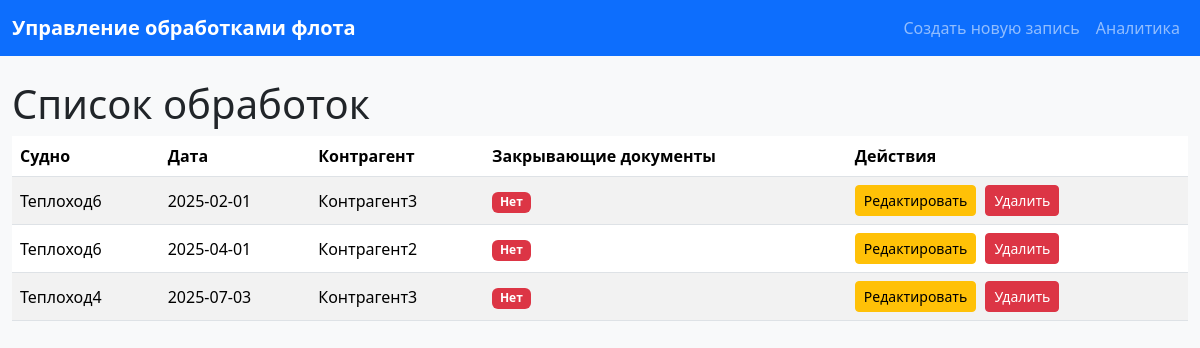
Before: / with the older database file.
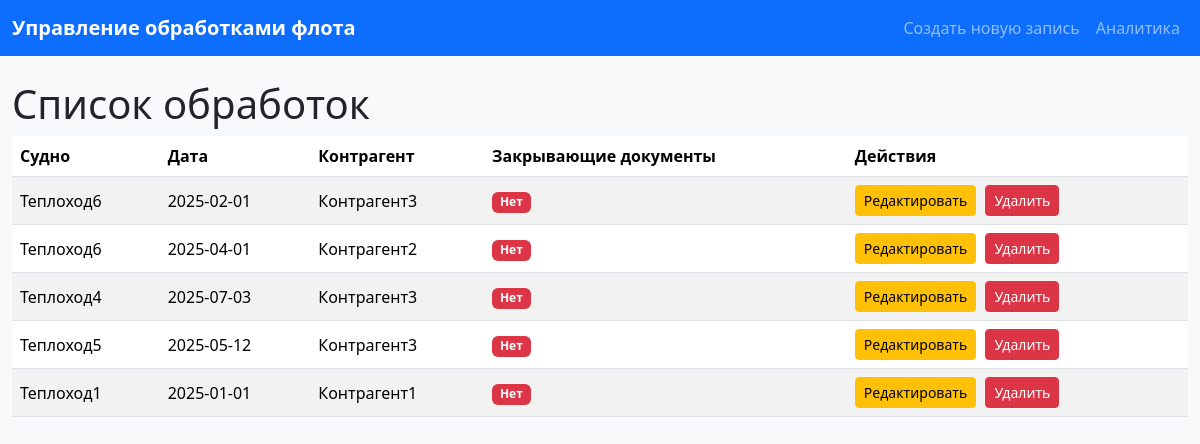
After: the same page with the newer database file.
### main.py (models this page shows)
class Operation(Base):
    __tablename__ = "operations"
    id = Column(Integer, primary_key=True, index=True)
    ship_id = Column(Integer, ForeignKey("ships.id"))
    port_id = Column(Integer, ForeignKey("ports.id"))
    contractor_id = Column(Integer, ForeignKey("contractors.id"))
    date = Column(Date)
    has_documents = Column(Boolean, default=False)
    ship = relationship("Ship")
    port = relationship("Port")
    contractor = relationship("Contractor")
    pollutants = relationship("OperationPollutant", back_populates="operation", cascade="all, delete-orphan")

class Ship(Base):
    __tablename__ = "ships"
    id = Column(Integer, primary_key=True, index=True)
    name = Column(String, unique=True, index=True)

class Contractor(Base):
    __tablename__ = "contractors"
    id = Column(Integer, primary_key=True, index=True)
    name = Column(String, unique=True, index=True)

### main.py (the view)
@app.get("/", response_class=HTMLResponse)
async def list_operations(request: Request, db: Session = Depends(get_db)):
    operations = db.query(Operation).all()
    return templates.TemplateResponse("list.html", {"request": request, "operations": operations})

### templates/list.html (shortened to what this page needs)
<!DOCTYPE html>
<html lang="ru">
<head>
    <link href="https://cdn.jsdelivr.net/npm/bootstrap@5.3.3/dist/css/bootstrap.min.css" rel="stylesheet">
    <link href="/static/styles.css" rel="stylesheet">
</head>
<body>
    <nav class="navbar navbar-expand-lg navbar-dark bg-primary">
        <div class="container">
            <a class="navbar-brand" href="/">Управление обработками флота</a>
            <div class="navbar-nav">
                <a class="nav-link" href="/create">Создать новую запись</a>
                <a class="nav-link" href="/analytics">Аналитика</a>
            </div>
        </div>
    </nav>
    <div class="container mt-4">
        <h1>Список обработок</h1>
        <table class="table table-striped table-hover">
            <thead>
                <tr>
                    <th>Судно</th>
                    <th>Дата</th>
                    <th>Контрагент</th>
                    <th>Закрывающие документы</th>
                    <th>Действия</th>
                </tr>
            </thead>
            <tbody>
                {% for op in operations %}
                <tr style="cursor: pointer;" onclick="fetchOperationDetails({{ op.id }})">
                    <td>{{ op.ship.name }}</td>
                    <td>{{ op.date }}</td>
                    <td>{{ op.contractor.name }}</td>
                    <td>{% if op.has_documents %}<span class="badge bg-success">Да</span>{% else %}<span class="badge bg-danger">Нет</span>{% endif %}</td>
                    <td>
                        <a href="/edit/{{ op.id }}" class="btn btn-sm btn-warning">Редактировать</a>
                        <form action="/delete/{{ op.id }}" method="post" style="display:inline;">
                            <input type="submit" value="Удалить" class="btn btn-sm btn-danger" onclick="event.stopPropagation(); return confirm('Вы уверены, что хотите удалить эту запись?');">
                        </form>
                    </td>
                </tr>
                {% endfor %}
            </tbody>
        </table>
    </div>
</body>
</html>

### static/styles.css (style rules this page uses)
body { background-color: #f8f9fa; }
.navbar-brand { font-weight: bold; }
.table th, .table td { vertical-align: middle; }
.btn { margin-right: 5px; }
.container { max-width: 1200px; }

Changed rows visible on the page:
added Operation: ship.name "Теплоход5", date "2025-05-12", contractor.name "Контрагент3", has_documents "Нет"
added Operation: ship.name "Теплоход1", date "2025-01-01", contractor.name "Контрагент1", has_documents "Нет"
